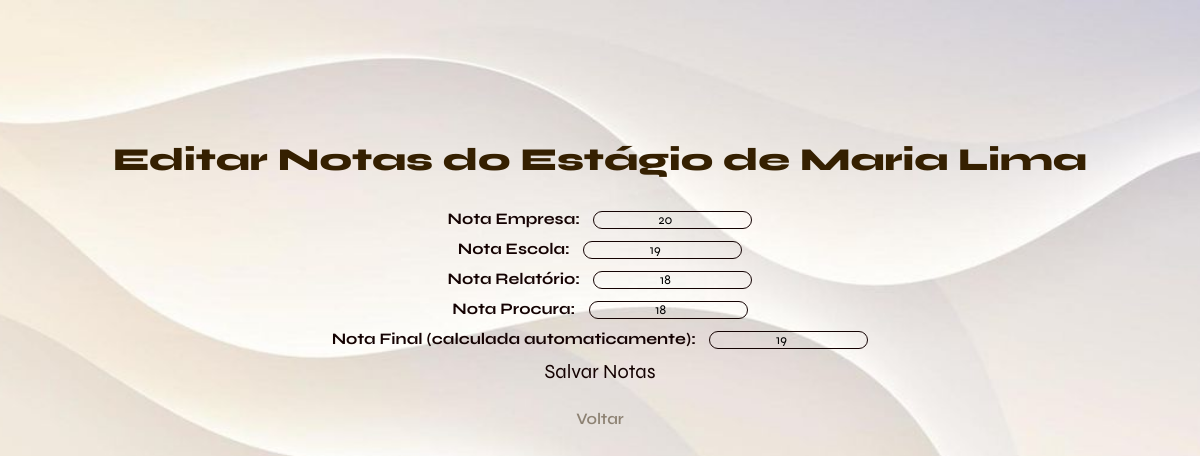
The app's page /Grafica/Formador-functions/editar_notas.php?empresa_id=3&estabelecimento_id=1&aluno_id=2 with its own data.
### tables this page shows
CREATE TABLE `estagio` (
  `estabelecimento_empresa_id` int(11) NOT NULL,
  `estabelecimento_id` int(11) NOT NULL,
  `aluno_id` int(11) NOT NULL,
  `formador_id` int(11) NOT NULL,
  `data_inicio` date DEFAULT NULL,
  `data_fim` date DEFAULT NULL,
  `nota_empresa` double DEFAULT NULL,
  `nota_escola` double NOT NULL,
  `nota_relatorio` double NOT NULL,
  `nota_procura` double NOT NULL,
  `nota_final` double DEFAULT NULL,
  `classificacao` tinyint(1) DEFAULT NULL
);

CREATE TABLE `utilizador` (
  `utilizador_id` int(11) NOT NULL,
  `login` varchar(150) DEFAULT NULL,
  `password` varchar(150) DEFAULT NULL,
  `nome` varchar(150) DEFAULT NULL,
  `tipo` enum('aluno','formador','administrativo','') NOT NULL
);

### Grafica/Formador-functions/editar_notas.php (the view, shortened to what this page needs)
<?php
    $host = 'localhost';
    $dbusername = 'root';
    $dbpassword = '';
    $dbname = 'projeto_estagios_2';
    $conn = new mysqli($host, $dbusername, $dbpassword, $dbname);
    $erro = null;
    $empresa_id = $_GET['empresa_id'] ?? null;
    $estabelecimento_id = $_GET['estabelecimento_id'] ?? null;
    $aluno_id = $_GET['aluno_id'] ?? null;
    $stmt = $conn->prepare("
        SELECT e.*, u.nome AS nome_aluno
        FROM estagio e
        JOIN utilizador u ON e.aluno_id = u.utilizador_id
        WHERE e.estabelecimento_empresa_id = ? AND e.estabelecimento_id = ? AND e.aluno_id = ?
    ");
    $stmt->bind_param("iii", $empresa_id, $estabelecimento_id, $aluno_id);
    $stmt->execute();
    $result = $stmt->get_result();
    $estagio = $result->fetch_assoc();
?>
<!DOCTYPE html>
<html lang="pt">
    <head>
        <link
            href="https://cdn.jsdelivr.net/npm/remixicon@4.7.0/fonts/remixicon.css"
            rel="stylesheet"
        />
        <link rel="stylesheet" href="../../php-css/style-formador.css">
    </head>
    <body>
        <h1>
            Editar Notas do Estágio de <?= htmlspecialchars($estagio['nome_aluno']) ?>
        </h1>
        <?php if (!$erro): ?>
            <form method="post">
                <div class="form-row">
                    <label>Nota Empresa:</label>
                    <input type="number" step="0.1" name="nota_empresa" value="<?= htmlspecialchars($estagio['nota_empresa']) ?>"><br>
                </div>
                <div class="form-row">
                    <label>Nota Escola:</label>
                    <input type="number" step="0.1" name="nota_escola" value="<?= htmlspecialchars($estagio['nota_escola']) ?>"><br>
                </div>
                <div class="form-row">
                    <label>Nota Relatório:</label>
                    <input type="number" step="0.1" name="nota_relatorio" value="<?= htmlspecialchars($estagio['nota_relatorio']) ?>"><br>
                </div>
                <div class="form-row">
                    <label>Nota Procura:</label>
                    <input type="number" step="0.1" name="nota_procura" value="<?= htmlspecialchars($estagio['nota_procura']) ?>"><br>
                </div>
                <div class="form-row">
                    <label>Nota Final (calculada automaticamente):</label>
                    <input type="number" step="0.1" name="nota_final" value="<?= htmlspecialchars($estagio['nota_final']) ?>" readonly><br>
                </div>
                <button type="submit" name="submit">Salvar Notas</button>
            </form>
        <?php endif; ?>
        <p><a href="registar_notas.php">Voltar</a></p>
    </body>
</html>

### php-css/style-formador.css (style rules this page uses)
* { margin: 0; padding: 0; box-sizing: border-box; font-family: 'Syne', sans-serif; }
body { min-height: 100vh; background: url(../Imagens/bg.png) no-repeat; background-size: cover; background-position: center; padding: 40px; }
h1 { text-align: center; margin-top: 100px; margin-bottom: 30px; color: #352001; font-size: 32px; font-weight: 800; }
p { text-align: center; margin-top: 25px; }
p a { display: center; margin-top: 10px; font-weight: 600; color: #8d8273; text-decoration: none; }
input { background : transparent; border: 1px solid #140202; border-collapse: separate; border-spacing: 0; border-radius: 12px; text-align: center; }
form { text-align : center; }
label { font-weight : bold; color : #140202; margin-right: 10px; }
.form-row { margin-bottom: 10px; }
button { background-color: transparent; color: #140202; font-size : 20px; border: transparent; }

### records on screen
estagio: utilizador.nome "Maria Lima", nota_empresa "20", nota_escola "19", nota_relatorio "18", nota_procura "18", nota_final "19"
